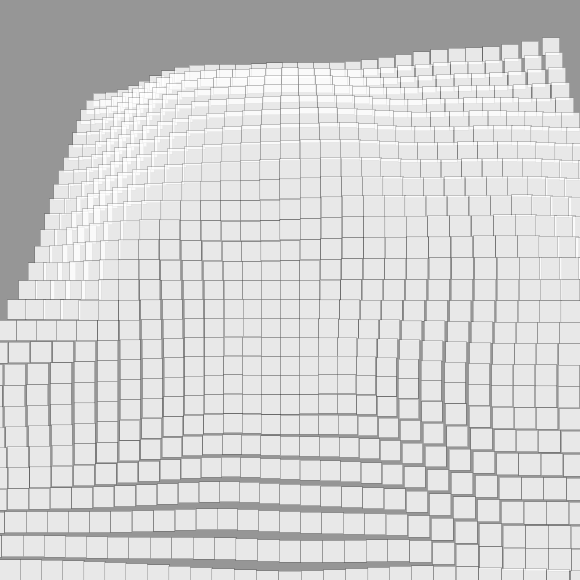
Frame 1 (no input)
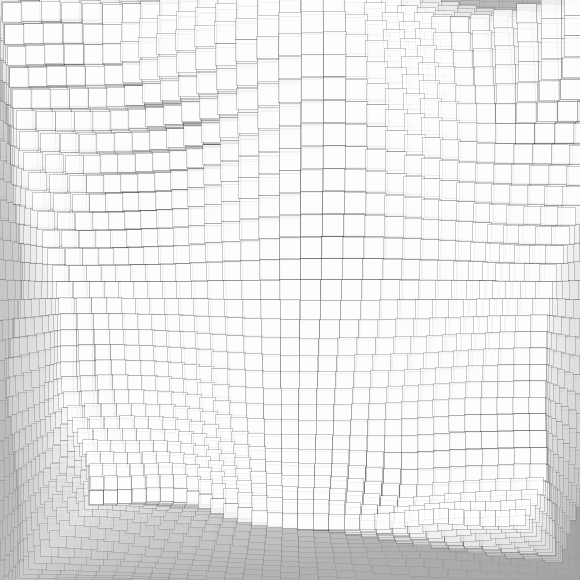
Frame 60 (the mouse pressed at the canvas centre just before this capture)
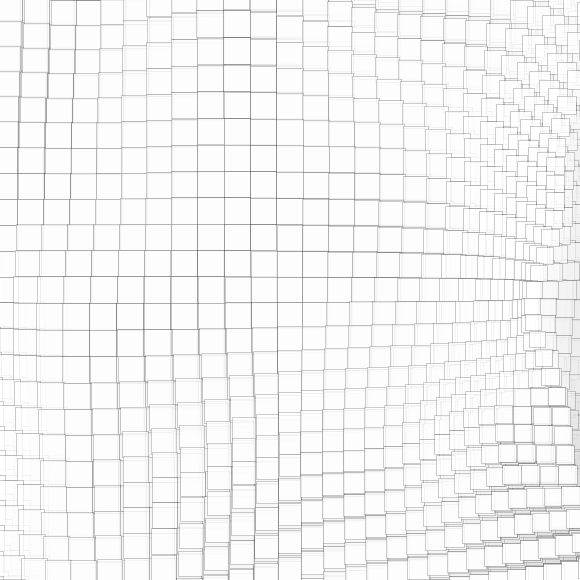
Frame 120 (the mouse held since frame 60 and released just before this capture)

The Processing sketch that drew these frames (run headless with seeded random() and noise(); from frame 60 on, the mouse is pressed at the canvas centre):

// Processing sketch: processing_36958
// ── processing_36958.pde

float xstart, ystart, squaresize;

void setup() {
  size(580, 580);
  background(150);
  xstart = random(10);
  ystart = random(10);
  squaresize = height/4;

}

void draw() {
  fill(150, 150, 150, 15);
  noStroke();
  rect(0, 0, width, height);

  

  xstart += 0.02;
  ystart += 0.01;

  translate(width/2, height/2);
  float ynoise = ystart;
  for (float y = -squaresize; y <= squaresize; y+=10) {
    ynoise += 0.02;
    float xnoise = xstart;
    for (float x = -squaresize; x <= squaresize; x+=10) {
      xnoise += 0.02;
      drawPoint(x, y, noise(xnoise, ynoise));
    }
  }
}

void drawPoint(float x, float y, float noiseFactor) {
  pushMatrix();
  translate(x * noiseFactor * 4, y * noiseFactor * 4);
  float edgeSize = noiseFactor * 40;
  stroke(0, 50);
  fill(255, 200);
  rect(0, 0, edgeSize, edgeSize);
  popMatrix();
}
